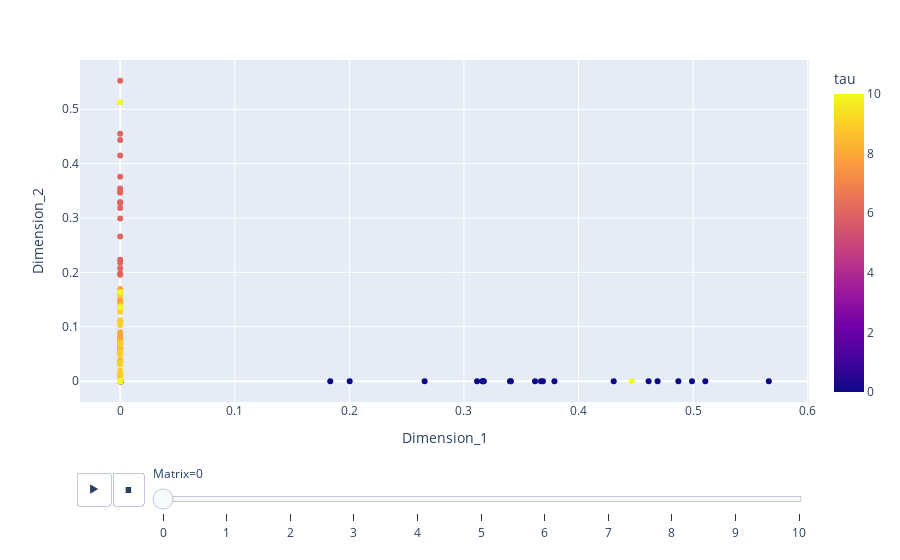

Here is the notebook cell this chart was saved with:
### Code cell
import plotly.express as px

# Example plot
fig = px.scatter(yadf, 
                 x='Dimension_1', 
                 y='Dimension_2', 
                 color='tau', 
                 animation_frame='Matrix')

fig.show()

### Figure 1 — Plotly figure (JSON) as saved in the notebook; plotly's stock layout.template omitted (floating-point values rounded to 4 significant figures; data arrays with more than 128 entries replaced by an {"elided": "..."} marker saying what was removed)
{"data": [{"hovertemplate": "Matrix=0<br>Dimension_1=%{x}<br>Dimension_2=%{y}<br>tau=%{marker.color}<extra></extra>", "legendgroup": "", "marker": {"color": {"elided": "242 int values"}, "coloraxis": "coloraxis", "symbol": "circle"}, "mode": "markers", "name": "", "orientation": "v", "showlegend": false, "type": "scatter", "x": {"elided": "242 float values"}, "xaxis": "x", "y": {"elided": "242 float values"}, "yaxis": "y"}], "layout": {"coloraxis": {"colorbar": {"title": {"text": "tau"}}, "colorscale": [[0, "#0d0887"], [0.1111, "#46039f"], [0.2222, "#7201a8"], [0.3333, "#9c179e"], [0.4444, "#bd3786"], [0.5556, "#d8576b"], [0.6667, "#ed7953"], [0.7778, "#fb9f3a"], [0.8889, "#fdca26"], [1, "#f0f921"]]}, "legend": {"tracegroupgap": 0}, "margin": {"t": 60}, "sliders": [{"active": 0, "currentvalue": {"prefix": "Matrix="}, "len": 0.9, "pad": {"b": 10, "t": 60}, "steps": [{"args": [["0"], {"frame": {"duration": 0, "redraw": false}, "fromcurrent": true, "mode": "immediate", "transition": {"duration": 0, "easing": "linear"}}], "label": "0", "method": "animate"}, {"args": [["1"], {"frame": {"duration": 0, "redraw": false}, "fromcurrent": true, "mode": "immediate", "transition": {"duration": 0, "easing": "linear"}}], "label": "1", "method": "animate"}, {"args": [["2"], {"frame": {"duration": 0, "redraw": false}, "fromcurrent": true, "mode": "immediate", "transition": {"duration": 0, "easing": "linear"}}], "label": "2", "method": "animate"}, {"args": [["3"], {"frame": {"duration": 0, "redraw": false}, "fromcurrent": true, "mode": "immediate", "transition": {"duration": 0, "easing": "linear"}}], "label": "3", "method": "animate"}, {"args": [["4"], {"frame": {"duration": 0, "redraw": false}, "fromcurrent": true, "mode": "immediate", "transition": {"duration": 0, "easing": "linear"}}], "label": "4", "method": "animate"}, {"args": [["5"], {"frame": {"duration": 0, "redraw": false}, "fromcurrent": true, "mode": "immediate", "transition": {"duration": 0, "easing": "linear"}}], "label": "5", "method": "animate"}, {"args": [["6"], {"frame": {"duration": 0, "redraw": false}, "fromcurrent": true, "mode": "immediate", "transition": {"duration": 0, "easing": "linear"}}], "label": "6", "method": "animate"}, {"args": [["7"], {"frame": {"duration": 0, "redraw": false}, "fromcurrent": true, "mode": "immediate", "transition": {"duration": 0, "easing": "linear"}}], "label": "7", "method": "animate"}, {"args": [["8"], {"frame": {"duration": 0, "redraw": false}, "fromcurrent": true, "mode": "immediate", "transition": {"duration": 0, "easing": "linear"}}], "label": "8", "method": "animate"}, {"args": [["9"], {"frame": {"duration": 0, "redraw": false}, "fromcurrent": true, "mode": "immediate", "transition": {"duration": 0, "easing": "linear"}}], "label": "9", "method": "animate"}, {"args": [["10"], {"frame": {"duration": 0, "redraw": false}, "fromcurrent": true, "mode": "immediate", "transition": {"duration": 0, "easing": "linear"}}], "label": "10", "method": "animate"}], "x": 0.1, "xanchor": "left", "y": 0, "yanchor": "top"}], "updatemenus": [{"buttons": [{"args": [null, {"frame": {"duration": 500, "redraw": false}, "fromcurrent": true, "mode": "immediate", "transition": {"duration": 500, "easing": "linear"}}], "label": "&#9654;", "method": "animate"}, {"args": [[null], {"frame": {"duration": 0, "redraw": false}, "fromcurrent": true, "mode": "immediate", "transition": {"duration": 0, "easing": "linear"}}], "label": "&#9724;", "method": "animate"}], "direction": "left", "pad": {"r": 10, "t": 70}, "showactive": false, "type": "buttons", "x": 0.1, "xanchor": "right", "y": 0, "yanchor": "top"}], "xaxis": {"anchor": "y", "domain": [0, 1], "title": {"text": "Dimension_1"}}, "yaxis": {"anchor": "x", "domain": [0, 1], "title": {"text": "Dimension_2"}}}}
